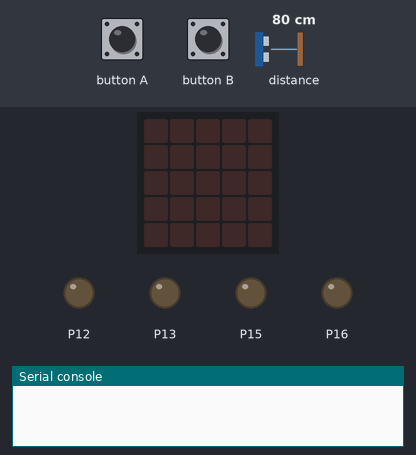
Bench run of a program on a simulated BBC micro:bit (MakeCode). On the bench: the board's 5×5 LED display, output pins drawn as LEDs (lit = HIGH), the last lines printed to the serial console. Inputs (shaded band) come from the test bench; at power-on: distance to the obstacle 80 cm.

Above: at 1.2 s.
1.3 s: button A pressed for 0.15 s
At 2.0 s:
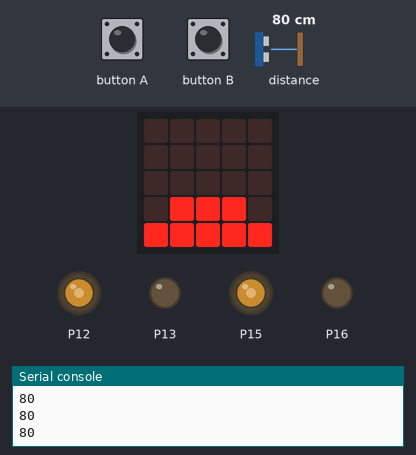
2.9 s: distance to the obstacle set to 16 cm
At 4.1 s:
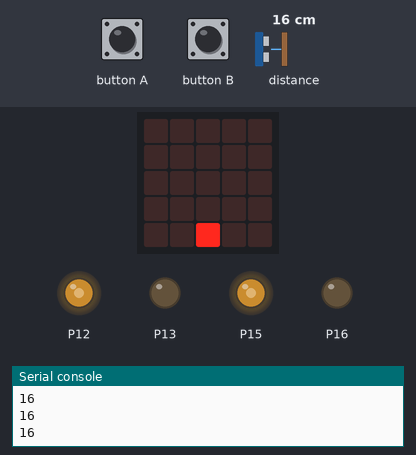
4.4 s: distance to the obstacle set to 12 cm
At 5.0 s:
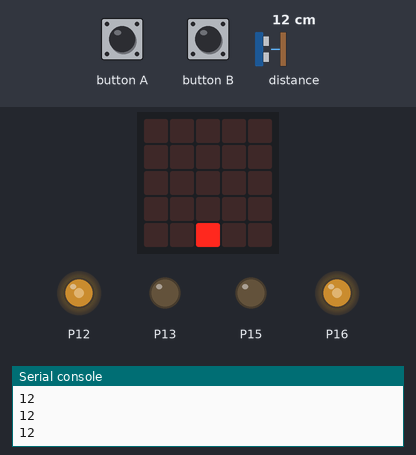
6.0 s: distance to the obstacle set to 35 cm
At 7.0 s:
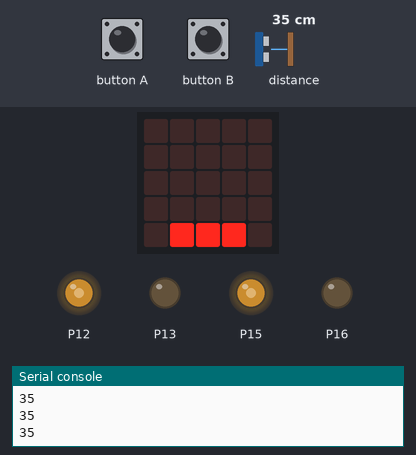
7.8 s: distance to the obstacle set to 60 cm
At 9.1 s:
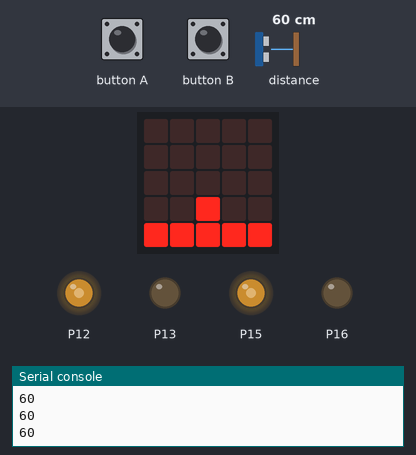
9.4 s: distance to the obstacle set to 120 cm
At 10.7 s:
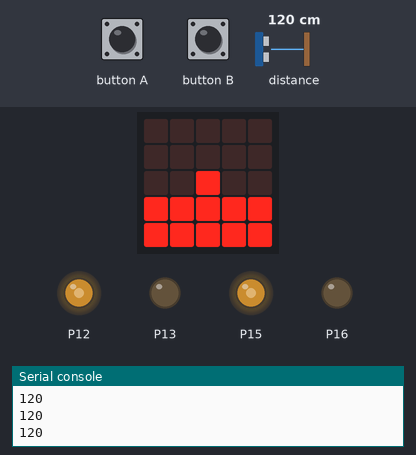
Timing chart, 0 to 12.1 s (numbered marks = the images above; inputs shaded):
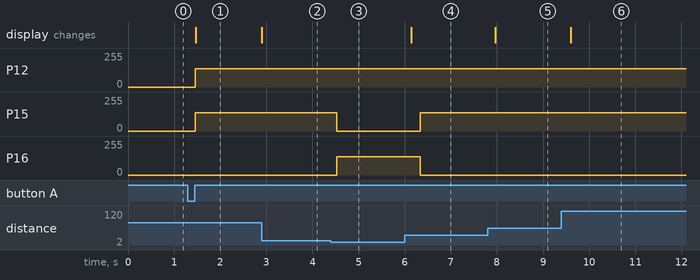

Measured:
- the behaviour switches between 15 and 14 cm on distance to the obstacle (found by bisection; images 2 and 3)
- after the input at 1.3 s, P12, P15: 0/255 → 137/255 after 0.16 s; the display: changes after 0.17 s (image 1)
- after the input at 2.9 s, the display: changes at once (image 2)
- after the input at 4.4 s, P15: 137/255 → 0/255 after 0.12 s; P16: 0/255 → 137/255 after 0.12 s
- after the input at 6.0 s, P15: 0/255 → 137/255 after 0.34 s; P16: 137/255 → 0/255 after 0.34 s; the display: changes after 0.14 s (image 4)
- after the input at 7.8 s, the display: changes after 0.17 s (image 5)
- after the input at 9.4 s, the display: changes after 0.21 s (image 6)

The program:

main.ts
```typescript
function 左回転 () {
    pins.analogWritePin(AnalogPin.P12, 0)
    pins.analogWritePin(AnalogPin.P13, スピード + バランス)
    pins.analogWritePin(AnalogPin.P15, スピード + バランス)
    pins.analogWritePin(AnalogPin.P16, 0)
}
input.onButtonPressed(Button.A, function () {
    電源 = 1
})
function バック () {
    pins.analogWritePin(AnalogPin.P12, 0)
    pins.analogWritePin(AnalogPin.P13, スピード + バランス)
    pins.analogWritePin(AnalogPin.P15, 0)
    pins.analogWritePin(AnalogPin.P16, スピード + バランス)
}
function 距離を測る () {
    距離 = 0
    while (距離 == 0) {
        距離 = sonar.ping(
        DigitalPin.P0,
        DigitalPin.P1,
        PingUnit.Centimeters
        )
    }
    led.plotBarGraph(
    距離,
    300,
    true
    )
    return 距離
}
function 前進 () {
    pins.analogWritePin(AnalogPin.P12, スピード + バランス)
    pins.analogWritePin(AnalogPin.P13, 0)
    pins.analogWritePin(AnalogPin.P15, スピード + バランス)
    pins.analogWritePin(AnalogPin.P16, 0)
}
function 右回転 () {
    pins.analogWritePin(AnalogPin.P12, スピード + バランス)
    pins.analogWritePin(AnalogPin.P13, 0)
    pins.analogWritePin(AnalogPin.P15, 0)
    pins.analogWritePin(AnalogPin.P16, スピード + バランス)
}
input.onButtonPressed(Button.B, function () {
    電源 = 0
})
function 停止 () {
    pins.analogWritePin(AnalogPin.P12, 0)
    pins.analogWritePin(AnalogPin.P13, 0)
    pins.analogWritePin(AnalogPin.P15, 0)
    pins.analogWritePin(AnalogPin.P16, 0)
}
let 距離 = 0
let バランス = 0
let スピード = 0
let 電源 = 0
電源 = 0
スピード = 500
バランス = 50
停止()
basic.forever(function () {
    while (電源 == 1) {
        前進()
        while (距離を測る() < 15) {
            右回転()
            basic.pause(200)
        }
        basic.pause(200)
    }
    停止()
})
```

test.ts
```typescript
// テストはここに来ます。このパッケージが拡張機能として使用されるときにはコンパイルされません。
```
